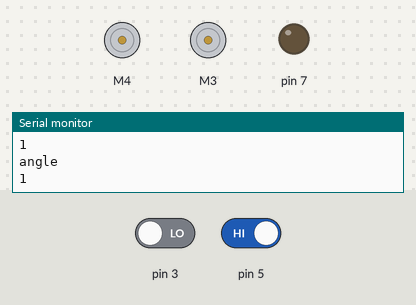
The sketch below on a simulated Arduino Uno, built with avr-gcc and run on an emulated ATmega328P. Parts: 2 × DC motor (green arrow = forward, orange = backward, longer = faster), output pins drawn as LEDs (lit = HIGH), the last lines printed to the serial monitor. Inputs (shaded band) come from the test bench; at power-on: pin 3 LOW, pin 5 HIGH.

Above: at 11.8 s.
11.9 s: pin 3 driven HIGH
At 12.19 s:
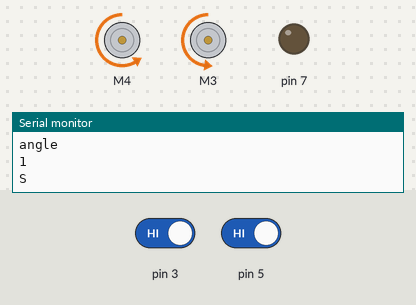
18.1 s: pin 5 driven LOW
At 22.31 s:
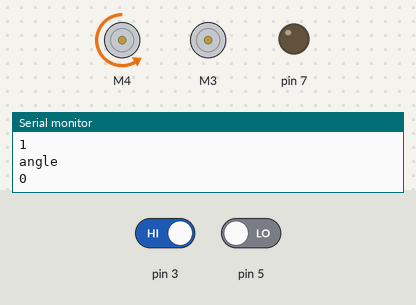
29.2 s: pin 5 driven HIGH
At 32.02 s:
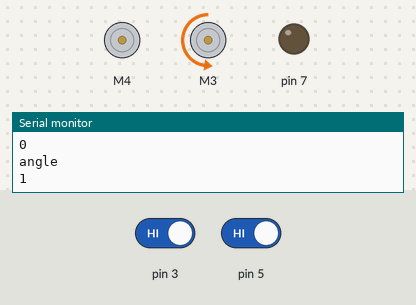
Timing chart, 0 to 45.1 s (numbered marks = the images above; inputs shaded):
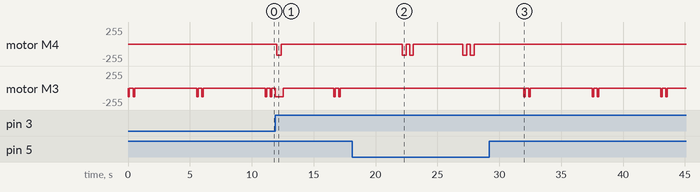

The sketch:

TESTCAR.ino
```cpp
#include <AFMotor.h>
// right is zero
// left is pi
// pin 3 read if straight: 1
// pin 5 read left(0) or right(1)
AF_DCMotor motor3(3); //left
AF_DCMotor motor4(4); //right

int angle; //right 0; left 180

void setup(){
Serial.begin(9600);
  motor4.setSpeed(170); //left
  motor3.setSpeed(130); //right
 pinMode(7,OUTPUT);
  pinMode(5,INPUT);
 attachInterrupt(1,straight,RISING);
}

void loop(){


 angle = digitalRead(5);
  Serial.println("angle");

  if (angle == 0){
    Serial.println(angle );

 motor4.setSpeed(170);
    motor4.run(BACKWARD);
    delay(300);
    motor4.run(RELEASE);
    delay(300);
        motor4.run(BACKWARD);
    delay(300);
    motor4.run(RELEASE);
    delay(4000);


  // digitalWrite(7,HIGH);
  }

 else { // the object is right,  right stop, left moves
    Serial.println(angle);

    motor3.run(BACKWARD);
    delay(120);
    motor3.run(RELEASE);
   delay(300);
     motor3.run(BACKWARD);
    delay(120);
    motor3.run(RELEASE);
   delay(5000);
   // digitalWrite(7,HIGH);
  }


}
void straight () {

  Serial.println("S");
  //motor3.setSpeed(40);
  //motor4.setSpeed(44); //left
;
  motor3.run(BACKWARD);
 delayMicroseconds(16383);
delayMicroseconds(16383);
delayMicroseconds(16383);
delayMicroseconds(16383);
delayMicroseconds(16383);
delayMicroseconds(16383);
  motor4.run(BACKWARD);

 delayMicroseconds(16383);
delayMicroseconds(16383);
delayMicroseconds(16383);
delayMicroseconds(16383);
delayMicroseconds(16383);
delayMicroseconds(16383);
delayMicroseconds(16383);
delayMicroseconds(16383);
delayMicroseconds(16383);
delayMicroseconds(16383);
delayMicroseconds(16383);
delayMicroseconds(16383);
delayMicroseconds(16383);
delayMicroseconds(16383);
delayMicroseconds(16383);
delayMicroseconds(16383);
delayMicroseconds(16383);
delayMicroseconds(16383);
delayMicroseconds(16383);
delayMicroseconds(16383);
delayMicroseconds(16383);
delayMicroseconds(16383);
delayMicroseconds(16383);
delayMicroseconds(16383);
  motor4.run(RELEASE);
  delayMicroseconds(16383);
delayMicroseconds(16383);
delayMicroseconds(16383);
delayMicroseconds(16383);
delayMicroseconds(16383);
delayMicroseconds(16383);
delayMicroseconds(16383);
delayMicroseconds(16383);
delayMicroseconds(16383);
  motor3.run(RELEASE);

}
```

Measured:
- after the input at 11.9 s, motor M4: stopped → backward 170/255 after 0.10 s, → stopped 0.39 s later
- after the input at 18.1 s, motor M4: stopped → backward 170/255 after 4.1 s, → stopped 0.30 s later, → backward 170/255 0.30 s later, → stopped 0.30 s later, … (8 changes in this stretch); motor M3: stops changing and stays stopped
- after the input at 29.2 s, motor M4: stops changing and stays stopped; motor M3: stopped → backward 130/255 after 2.8 s, then repeats every 5.5 s: stopped 0.30 s, backward 130/255 0.12 s, stopped 5.0 s, backward 130/255 0.12 s
- by itself, motor M3: repeats every 5.5 s: stopped 0.30 s, backward 130/255 0.12 s, stopped 5.0 s, backward 130/255 0.12 s
